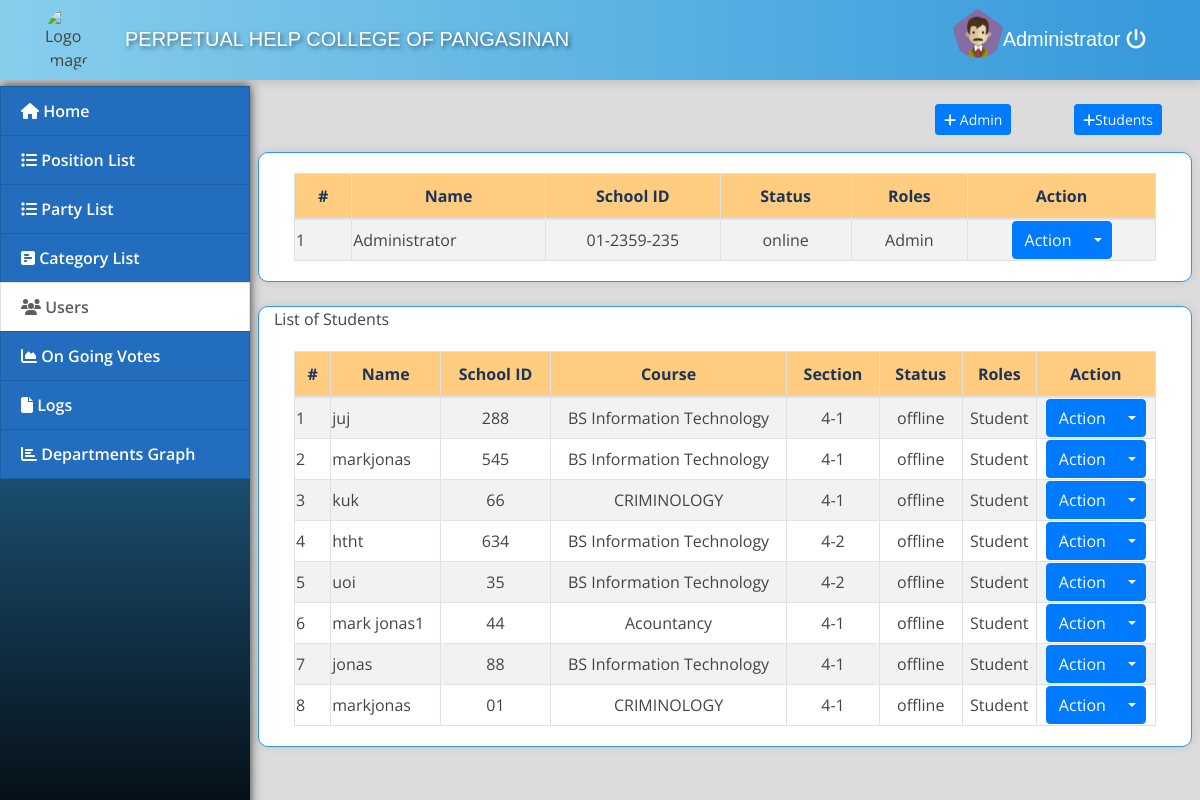
Page /index.php?page=users (signed in) on the earlier database version.
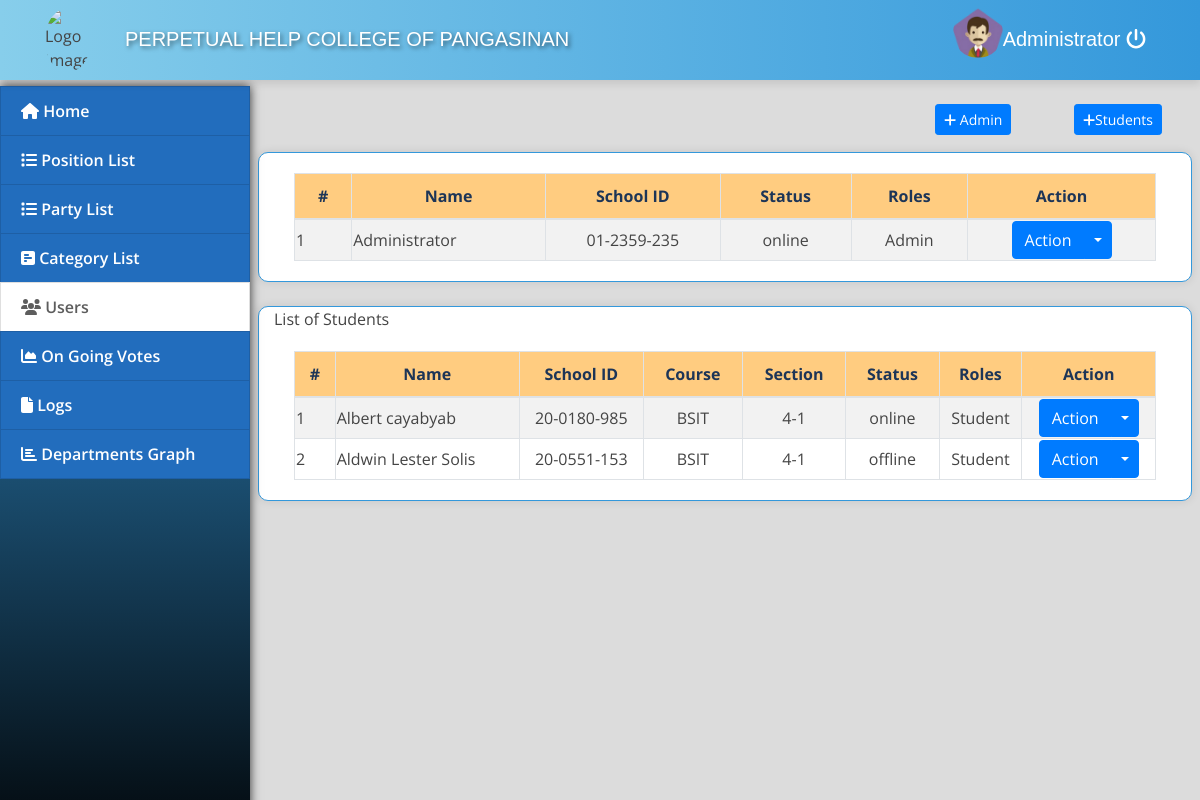
Same page on the later database version.
### tables this page shows
CREATE TABLE `users` (
  `id` int(30) NOT NULL,
  `name` varchar(200) NOT NULL,
  `username` varchar(100) NOT NULL,
  `password` varchar(100) NOT NULL,
  `department` varchar(100) NOT NULL,
  `course` varchar(50) NOT NULL,
  `section` varchar(50) NOT NULL,
  `type` tinyint(1) NOT NULL DEFAULT 3 COMMENT '1+admin , 2 = users, 3 = staff',
  `has_voted` tinyint(1) DEFAULT 0,
  `picture_path` text NOT NULL,
  `online_status` enum('online','offline') NOT NULL DEFAULT 'offline',
  `date` datetime DEFAULT NULL
);

### users.php (the view, shortened to what this page needs)
<div class="container-fluid">
	<div class="column">
		<div class="col-lg-12">
			<button class="btn btn-primary float-right btn-sm" id="new_user"><i class="fa fa-plus"></i>Students</button>
		</div>
		<div class="col-lg-10">
			<button class="btn btn-primary float-right btn-sm" id="new_admin"><i class="fa fa-plus"></i> Admin</button>
		</div>
	</div>
	<br>
	<br>
	<div class="row">
		<div class="card col-lg-12">
			<div class="card-body">
				<table class="table-striped table-bordered col-md-12">
					<thead>
						<tr>
							<th class="text-center">#</th>
							<th class="text-center">Name</th>
							<th class="text-center">School ID</th>
							<th class="text-center">Status</th>
							<th class="text-center">Roles</th>
							<th class="text-center">Action</th>
						</tr>
					</thead>
					<tbody>
						<?php
						include 'db_connect.php';
						$users = $conn->query("SELECT * FROM users where type =1 ");
						$i = 1;
						while ($row = $users->fetch_assoc()) :
						?>
							<tr>
								<td>
									<?php echo $i++ ?>
								</td>
								<td>
									<?php echo $row['name'] ?>
								</td>
								<td>
									<center><?php echo $row['username'] ?></center>
								</td>
								<td data-user-id="<?php echo $row['id']; ?>">
									<center id="online_status_<?php echo $row['id']; ?>">
										<?php echo $row['online_status']; ?>
									</center>
								</td>
								<td>
									<center> <?php echo ($row['type'] == 1) ? 'Admin' : 'Student'; ?></center>
								</td>
								<td>
									<center>
										<div class="btn-group">
											<button type="button" class="btn btn-primary">Action</button>
											<button type="button" class="btn btn-primary dropdown-toggle dropdown-toggle-split" data-toggle="dropdown" aria-haspopup="true" aria-expanded="false">
											</button>
										</div>
									</center>
								</td>
							</tr>
						<?php endwhile; ?>
					</tbody>
				</table>
			</div>
		</div>
	</div>
	<br>
	<div class="row">
		<div class="card col-lg-12">
			<div>
				List of Students
			</div>
			<div class="card-body">
				<table class="table-striped table-bordered col-md-12">
					<thead>
						<tr>
							<th class="text-center">#</th>
							<th class="text-center">Name</th>
							<th class="text-center">School ID</th>
							<th class="text-center">Course</th>
							<th class="text-center">Section</th>
							<th class="text-center">Status</th>
							<th class="text-center">Roles</th>
							<th class="text-center">Action</th>
						</tr>
					</thead>
					<tbody>
						<?php
						include 'db_connect.php';
						$users = $conn->query("SELECT * FROM users where type =2");
						$i = 1;
						while ($row = $users->fetch_assoc()) :
						?>
							<tr>
								<td>
									<?php echo $i++ ?>
								</td>
								<td>
									<?php echo $row['name'] ?>
								</td>
								<td>
									<center><?php echo $row['username'] ?></center>
								</td>
								<td>
									<center> <?php echo $row['department'] ?></center>
								</td>
								<td>
									<center> <?php echo $row['section'] ?></center>
								</td>
								<td data-user-id="<?php echo $row['id']; ?>">
									<center id="online_status_<?php echo $row['id']; ?>">
										<?php echo $row['online_status']; ?>
									</center>
								</td>
								<td>
									<center> <?php echo ($row['type'] == 1) ? 'Admin' : 'Student'; ?></center>
								</td>
								<td>
									<center>
										<div class="btn-group">
											<button type="button" class="btn btn-primary">Action</button>
											<button type="button" class="btn btn-primary dropdown-toggle dropdown-toggle-split" data-toggle="dropdown" aria-haspopup="true" aria-expanded="false">
											</button>
										</div>
									</center>
								</td>
							</tr>
						<?php endwhile; ?>
					</tbody>
				</table>
			</div>
		</div>
	</div>

Differences in the rows shown:
removed users: name "juj", username "288", department "BS Information Technology", section "4-1", online_status "offline", type "Student"
removed users: name "markjonas", username "545", department "BS Information Technology", section "4-1", online_status "offline", type "Student"
removed users: name "kuk", username "66", department "CRIMINOLOGY", section "4-1", online_status "offline", type "Student"
removed users: name "htht", username "634", department "BS Information Technology", section "4-2", online_status "offline", type "Student"
removed users: name "uoi", username "35", department "BS Information Technology", section "4-2", online_status "offline", type "Student"
removed users: name "mark jonas1", username "44", department "Acountancy", section "4-1", online_status "offline", type "Student"
removed users: name "jonas", username "88", department "BS Information Technology", section "4-1", online_status "offline", type "Student"
removed users: name "markjonas", username "01", department "CRIMINOLOGY", section "4-1", online_status "offline", type "Student"
added users: name "Albert cayabyab", username "20-0180-985", department "BSIT", section "4-1", online_status "online", type "Student"
added users: name "Aldwin Lester Solis", username "20-0551-153", department "BSIT", section "4-1", online_status "offline", type "Student"
